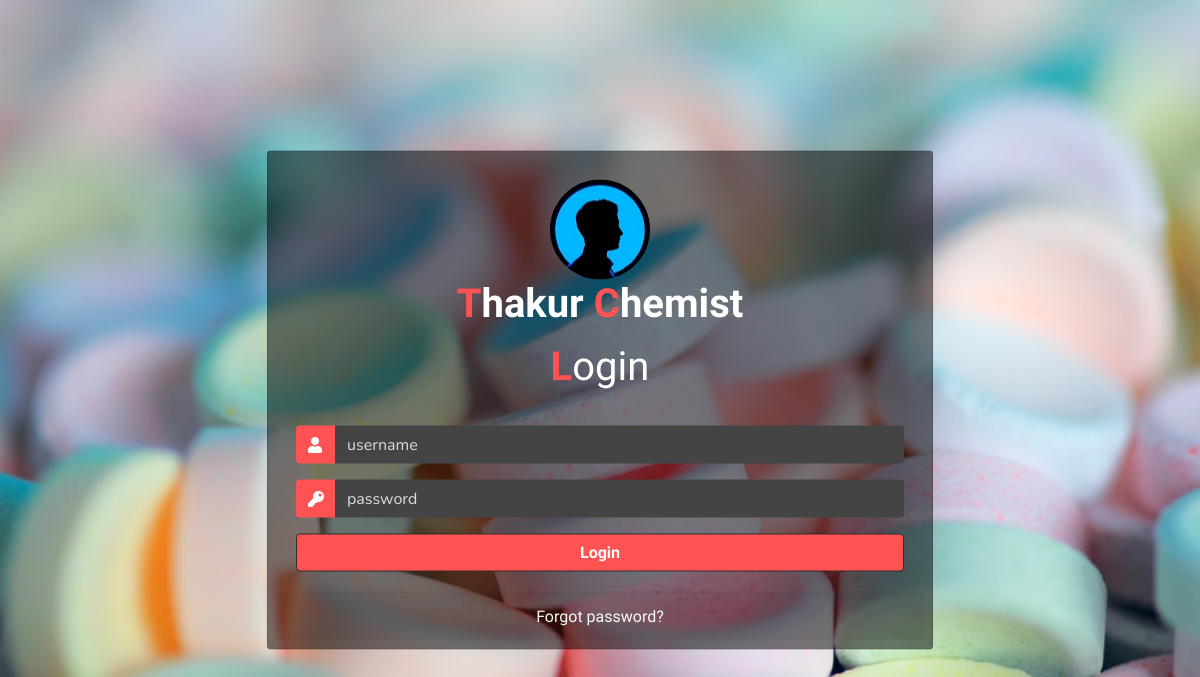
The page / on the database its author committed.
### tables this page shows
CREATE TABLE `admin_credentials` (
  `PHARMACY_NAME` varchar(100) NOT NULL,
  `ADDRESS` varchar(100) NOT NULL,
  `EMAIL` varchar(50) NOT NULL,
  `CONTACT_NUMBER` varchar(10) NOT NULL,
  `USERNAME` varchar(50) NOT NULL,
  `PASSWORD` varchar(50) NOT NULL,
  `IS_LOGGED_IN` varchar(5) NOT NULL
);

### index.php (the view, shortened to what this page needs)
<!DOCTYPE html>
<html lang="en" dir="ltr">
  <head>
    <link rel="stylesheet" href="bootstrap/css/bootstrap.min.css">
    <link rel="stylesheet" href="https://use.fontawesome.com/releases/v5.3.1/css/all.css">
    <link rel="stylesheet" href="css/index.css">
  </head>
  <body>
    <div class="container">
      <div id="login-form" class="card m-auto p-2">
        <div class="card-body">
          <form name="login-form" class="login-form" action="home.php" method="post" onsubmit="return validateCredentials();">
            <div class="logo">
        			<img src="images/prof.jpg" class="profile"/>
        			<h1 class="logo-caption font-weight-bolder">
                <?php
                  require "php/db_connection.php";
                  if($con) {
                    $query = "SELECT PHARMACY_NAME FROM admin_credentials";
                    $result = mysqli_query($con, $query);
                    $row = mysqli_fetch_array($result);
                    $name = $row['PHARMACY_NAME'];
                    $flag = true;
                    for($i = 0; $i < strlen($name); $i++) {
                      if($flag) {
                        echo "<span class='tweak'>".$name[$i]."</span>";
                        $flag = false;
                      }
                      else if($name[$i] == " ") {
                        $flag = true;
                      }
                      else
                        echo $name[$i];
                    }
                  }
                ?>
              </h1>
        			<h1 class="logo-caption" style="transform: translateY(-10px);"><span class="tweak">L</span>ogin</h1>
        		</div>
            <div class="input-group form-group">
              <div class="input-group-prepend">
                <span class="input-group-text"><i class="fas fa-user text-white"></i></span>
              </div>
              <input name="username" type="text" class="form-control" placeholder="username" onkeyup="validate();" required>
            </div>
            <div class="input-group form-group">
              <div class="input-group-prepend">
                <span class="input-group-text"><i class="fas fa-key text-white"></i></span>
              </div>
              <input name="password" type="password" class="form-control" placeholder="password" onkeyup="validate();" required>
            </div>
            <div class="form-group">
              <button class="btn btn-default btn-block btn-custom">Login</button>
            </div>
          </form>
        </div>
        <div class="card-footer">
          <div class="text-center">
            <a class="text-light" onclick="displayForgotPasswordForm();" style="cursor: pointer;">Forgot password?</a>
          </div>
        </div>
      </div>
    </div>
  </body>
</html>

### css/index.css (style rules this page uses)
body { background-image: url("../images/pills2.jpg"); background-size: cover; background-repeat: no-repeat; height: 100%; font-family: 'Numans', sans-serif; }
.container { height: 100vh; }
.card { width:60%; top: 50%; transform: translateY(-50%); background-color: rgba(0,0,0,0.5) !important; }
.logo .logo-caption { font-family: 'Poiret One', cursive; color: #ffffff; text-align: center; margin-bottom: 25px; }
.logo .profile { margin-left: 50%; border-radius: 50%; transform: translate(-50%); }
.logo .tweak { color: #ff5252; font-weight: bold; }
.form-group { margin-top: 1rem; margin-bottom: 0; }
.input-group-prepend { min-width: 40px; }
.login-form .input-group-text { width: 100%; background: #ff5252; border: 0px; }
.login-form input::placeholder, .login-form textarea::placeholder { color: #dddddd; }
.login-form input, .login-form textarea { background: #444444; border: 0px; color: white; font-family: 'Nunito', sans-serif; }
.login-form button.btn-custom { background: #ff5252; border-color: rgba(48, 46, 45, 1); color: #ffffff; font-weight: bold; }

### rows shown on the page
admin_credentials: PHARMACY_NAME "T", PHARMACY_NAME "h", PHARMACY_NAME "a", PHARMACY_NAME "k", PHARMACY_NAME "u", PHARMACY_NAME "r", PHARMACY_NAME "C", PHARMACY_NAME "e", PHARMACY_NAME "m", PHARMACY_NAME "i", PHARMACY_NAME "s", PHARMACY_NAME "t"
